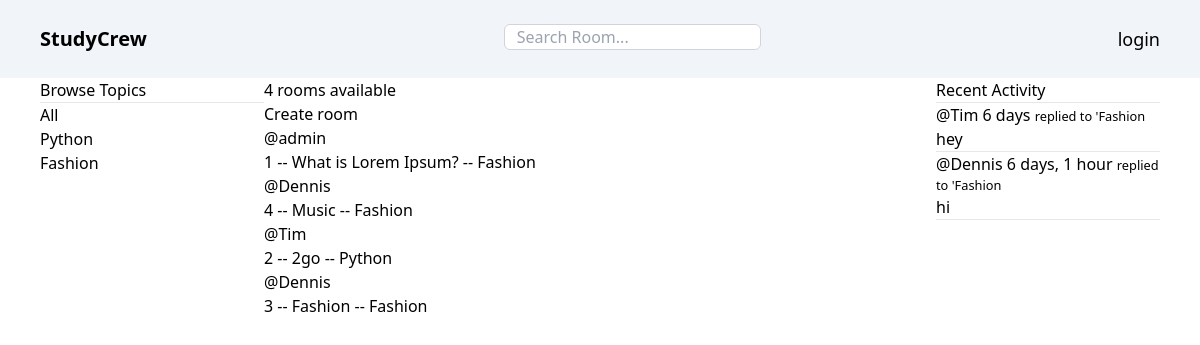
The app's page /, older data.
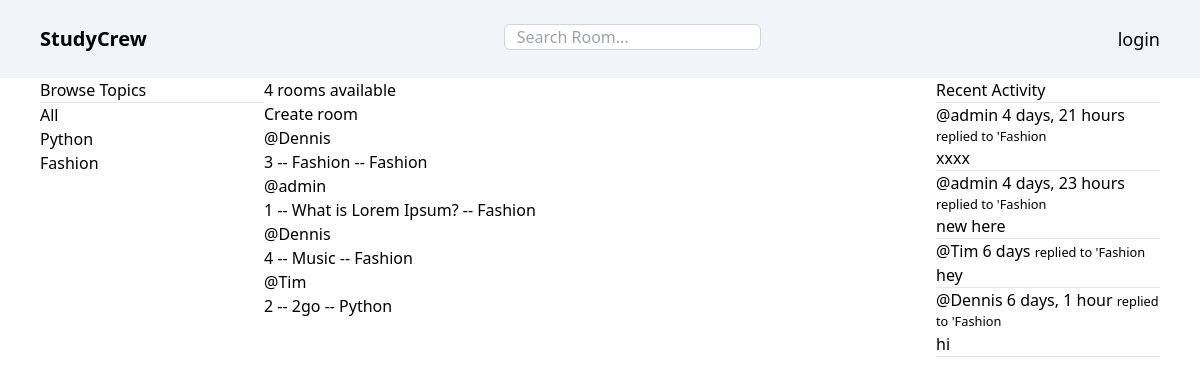
The same page, newer data.
### base/models.py (models this page shows, shortened)
class Topic(models.Model):
  name = models.CharField(max_length=200)
  updated = models.DateTimeField(auto_now=True)
  created = models.DateTimeField(auto_now_add=True)

class Room(models.Model):
  host = models.ForeignKey(User, on_delete=models.SET_NULL, null=True)
  topic = models.ForeignKey(Topic, on_delete=models.SET_NULL, null=True)
  name = models.CharField(max_length=225)
  description = models.TextField(null=True, blank=True)
  participants = models.ManyToManyField(User, related_name='participants', blank=True)
  updated = models.DateTimeField(auto_now=True)
  created = models.DateTimeField(auto_now_add=True)
  class Meta:
    ordering = ['-updated', '-created']
  def __str__(self):
    return self.name

class Message(models.Model):
  user = models.ForeignKey(User, on_delete=models.CASCADE)
  room = models.ForeignKey(Room, on_delete=models.CASCADE)
  body = models.TextField()
  updated = models.DateTimeField(auto_now=True)
  created = models.DateTimeField(auto_now_add=True)
  class Meta:
    ordering = ['-updated', '-created']
  def __str__(self):
    return self.body[0:50]

### base/views.py (the view)
# urls.py: path('', views.home, name='home'),
def home(request):
  q = request.GET.get('q') if request.GET.get('q') != None else ''
  rooms = Room.objects.filter(Q(topic__name__icontains=q) | Q(name__icontains=q) | Q(description__icontains=q) )
  topics = Topic.objects.all()
  room_count = rooms.count()
  room_messages = Message.objects.filter(Q(room__topic__name__icontains=q))
  context = {
    'rooms' : rooms,
    'topics' : topics,
    'room_count' : room_count,
    'room_messages' : room_messages
  }
  return render(request, 'base/home.html', context)

### base/templates/base/home.html (shortened to what this page needs)
<body>
  {% extends 'main.html' %}
  {% block content %}
    <div class="grid grid-cols-5 px-10">
      <div class="col-span-1">
        {% include 'base/topic_comp.html' %}
      </div>
      <div class="col-span-3">
        <h5>{{room_count}} rooms available</h5>
        <a href="{% url 'create-room' %}"> Create room</a>
        <div>
          {% include 'base/feed_comp.html' %}
        </div>
      </div>
      <div class="col-span-1">
        {% include 'base/activity_comp.html' %}
      </div>
    </div>
  {% endblock content %}

### base/templates/base/topic_comp.html
<div>
  <h3>Browse Topics</h3>
  <hr>
  <div class="">
    <a href="{% url 'home' %}">All</a>
  </div>
  {% for topic in topics %}
  <div class="">
    <a href="{% url 'home' %}?q={{topic.name}}">{{topic.name}}</a>
  </div>
  {% endfor %}
</div>

### base/templates/base/feed_comp.html (shortened to what this page needs)
<div>
  {% for room in rooms %}
    <div class="">
      <a href="{% url 'user-profile' room.host.id %}">@{{ room.host.username }}</a>
      <h5>{{ room.id }} -- <a href="{% url 'room' room.id %}">{{ room.name }}</a> -- {{ room.topic.name }}</h5>
    </div>
  {% endfor %}
</div>

### base/templates/base/activity_comp.html (shortened to what this page needs)
    <div>
      <h3>Recent Activity</h3>
      <hr>
      <div class="">
        {% for message in room_messages %}
          <div class="">
            <a href="{%% url 'user-profile' message.user.id }">@{{ message.user }} {{ message.created|timesince }}</a>
            <small>replied to '{{message.room}}</small>
            <p>{{message}}</p>
            <hr>
          </div>
        {% endfor %}
      </div>
    </div>

Row changes from the older to the newer data that the page shows:
changed Room id 3: moves up the list
added Message: user "admin", created "4 days, 21 hours", room "Fashion", body "xxxx"
added Message: user "admin", created "4 days, 23 hours", room "Fashion", body "new here"
